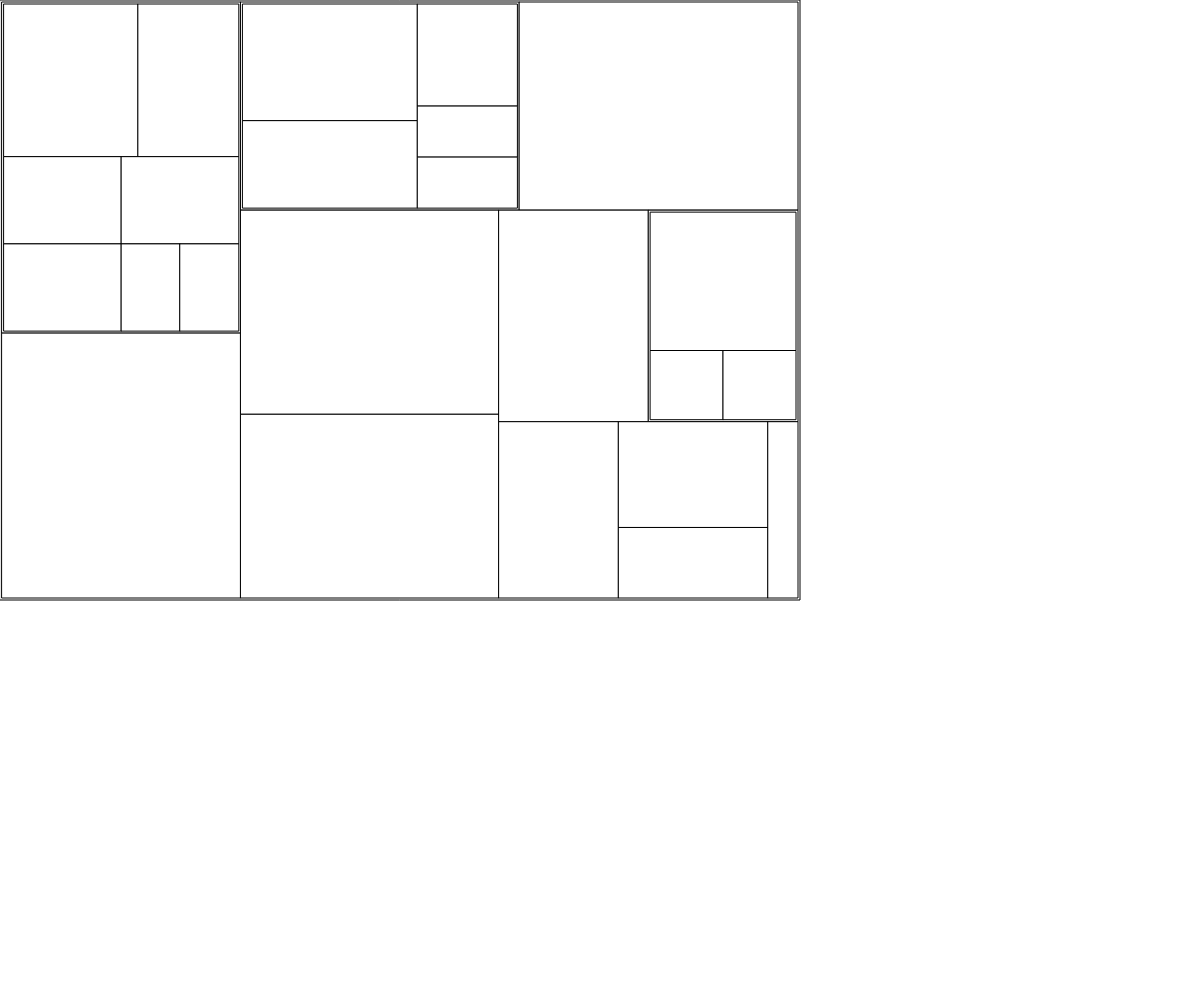
Frame 1 (no input)
Frame 60 (no input): identical to frame 1, image omitted
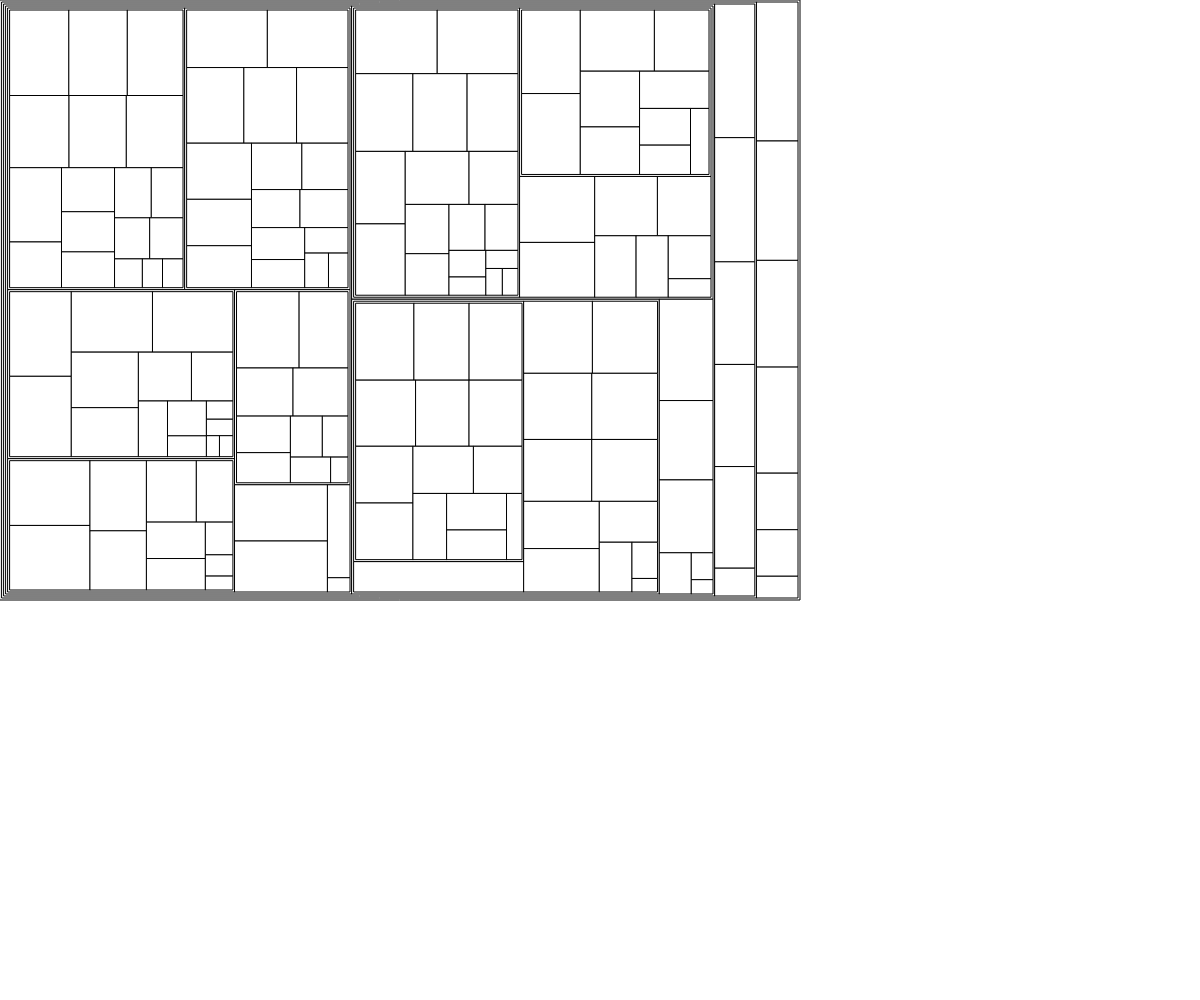
Frame 120 (the mouse pressed at the canvas centre since frame 60)

The p5.js sketch that drew these frames (run headless with seeded random() and noise() and a simulated clock; from frame 60 on, the mouse is pressed at the canvas centre):

// p5.js sketch
// ── sketch.js
// P_3_1_4_01
/**
 * treemap recursive
 *
 */
'use strict';


var counters = [1, 2, 3, 4, [2,3,4,1,1], 6, [4,1,1], [2,3,4,1,1,2,2], 9, 10, 11, 12];
var treemap;

function setup() {
  createCanvas(windowWidth, windowHeight);
  fill(255);
  colorMode(HSB);

  treemap = new Treemap(counters, 0, 0, 800, 600);
  //treemap.init();
}


function draw() {
  background(255);

  treemap.draw();
}



function Treemap(counters, x, y, w, h, parent) {
  this.counters = counters;
  this.x = x;
  this.y = y;
  this.w = w;
  this.h = h;
  this.maps = [];
  this.sum = 0;
  
  this.parent = parent;
  if (this.parent) {
    this.level = parent.level + 1;
  } else {
    this.level = 0;
  }
  this.index = 0;

  // calculate sum of all counters recursively and produce all treemaps
  if (counters instanceof Array) {
    for (var i = 0; i < this.counters.length; i++) {
      // a treemap for every counter
      var m = new Treemap(counters[i], 0, 0, 0, 0, this);
      m.parent = this;
      m.level = this.level + 1;
      this.maps.push(m);
      this.sum += m.sum;
    }
  } else {
    this.sum += this.counters;
  }

  Treemap.prototype.init = function(){
    // Stop immediately, if it's not an array
    if (this.maps.length == 0) return;

    // sort counters
    this.maps.sort(function(a, b) {
      if (a.sum < b.sum) return 1;
      if (a.sum > b.sum) return -1;
      else return 0;
    });
    //console.log("after sort: ", this.maps);

    // give every child an index. could be handy for drawing
    for (var i = 0; i < this.maps.length; i++) {
      this.maps[i].index = i;
    }

    // Starting point is a rectangle and a number of counters to fit in.
    // So, as nothing has fit in the rect, restSum, restW, ... are the starting rect and the sum of all counters
    var restSum = this.sum;
    var restX = this.x+2;
    var restY = this.y+2;
    var restW = this.w-4;
    var restH = this.h-4;

    // Fit in rows. One row consits of one or more rects that should be as square as possible in average.
    // actIndex always points on the first counter, that has not fitted in.
    var actIndex = 0;
    while (actIndex < this.maps.length) {
      // A row is always along the shorter edge (a).
      var isHorizontal = true; // horizontal row
      var a = restW;
      var b = restH;
      if (restW > restH) {
        isHorizontal = false; // horizontal row
        a = restH;
        b = restW;
      }

      // How many items to fit into the row? 
      var rowSum = 0;
      var rowCount = 0;
      var avRelPrev = Number.MAX_VALUE;
      for (var i = actIndex; i < this.maps.length; i++) {
        rowSum += this.maps[i].sum;
        rowCount++;

        // a * bLen is the rect of the row 
        var percentage = rowSum / restSum;
        var bLen = b * percentage;
        var avRel = (a / rowCount) / bLen;

        // Let's assume it's a horizontal row. The rects are as square as possible, 
        // as soon as the average width (a / rowCount) gets smaller than the row height (bLen).
        if (avRel < 1 || i == this.counters.length-1) {
          // Which is better, the actual or the previous fitting?
          if (avRelPrev < 1/avRel) {
            // previous fitting is better, so revert to that
            rowSum -= this.maps[i].sum;
            rowCount--;
            bLen = b * rowSum / restSum;
            i--;
          }

          // get the position and length of the row according to isHorizontal (horizontal or not).
          var aPos = restX;
          var bPos = restY;
          var aLen = restW;
          if (!isHorizontal) {
            aPos = restY;
            bPos = restX;
            aLen = restH;
          }

          // now we can transform the counters between index actIndex and i to rects (in fact to treemaps)
          for (var j = actIndex; j <= i; j++) {
            // map aLen according to the value of the counter
            var aPart = aLen * this.maps[j].sum / rowSum;
            if (isHorizontal) {
              this.maps[j].x = aPos;
              this.maps[j].y = bPos;
              this.maps[j].w = aPart;
              this.maps[j].h = bLen;
            } else {
              this.maps[j].x = bPos;
              this.maps[j].y = aPos;
              this.maps[j].w = bLen;
              this.maps[j].h = aPart;
            }
            //console.log(this.maps[j]);
            
            // now that the position, width and height is set, it's possible to calculate the nested treemap.
            this.maps[j].init();
            aPos += aPart;
          }

          // adjust dimensions for the next row
          if (isHorizontal) {
            restY += bLen;
            restH -= bLen;
          } else {
            restX += bLen;
            restW -= bLen;
          }
          restSum -= rowSum;

          break;
        }

        avRelPrev = avRel;
      }

      actIndex = i + 1;
    }
  };
  // if it's the root treemap, init automatically
  if (this.level == 0) this.init();

  Treemap.prototype.draw = function() {
    fill(0, 0, 100);
    /*if (this.level > 0) {
      var h = map(this.parent.index, 0, 20, 0, 360) % 360;
      var s = map(this.level, 0, 3, 100, 50);
      fill(h, 80, s);
    }*/

    rect(this.x, this.y, this.w, this.h);
    for (var i = 0; i < this.maps.length; i++) {
      this.maps[i].draw();
    }
  };
}

function mousePressed() {
  counters = createRandomCounters(0);
  treemap = new Treemap(counters, 0, 0, 800, 600);
}

function createRandomCounters(level) {
  var a = [];
  for (var i = 0; i < random(3, 50); i++) {
    if (random() < 0.2 && level < 4) {
      a.push(createRandomCounters(level+1));
    } else {
      a.push(random(1, 20));
    }
  }
  return a;
}
